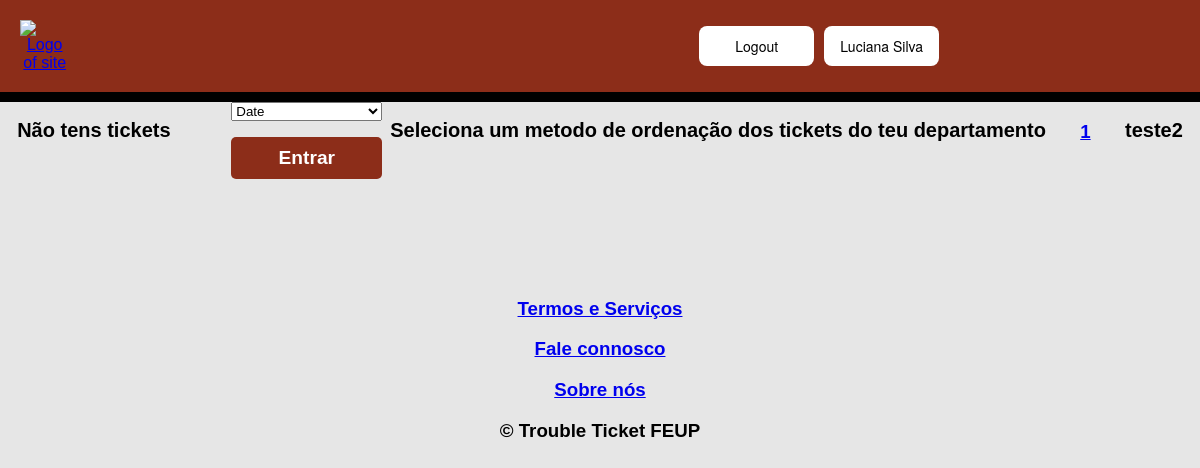
The page /pages/ticketsee.php (signed in) on the database as committed earlier.
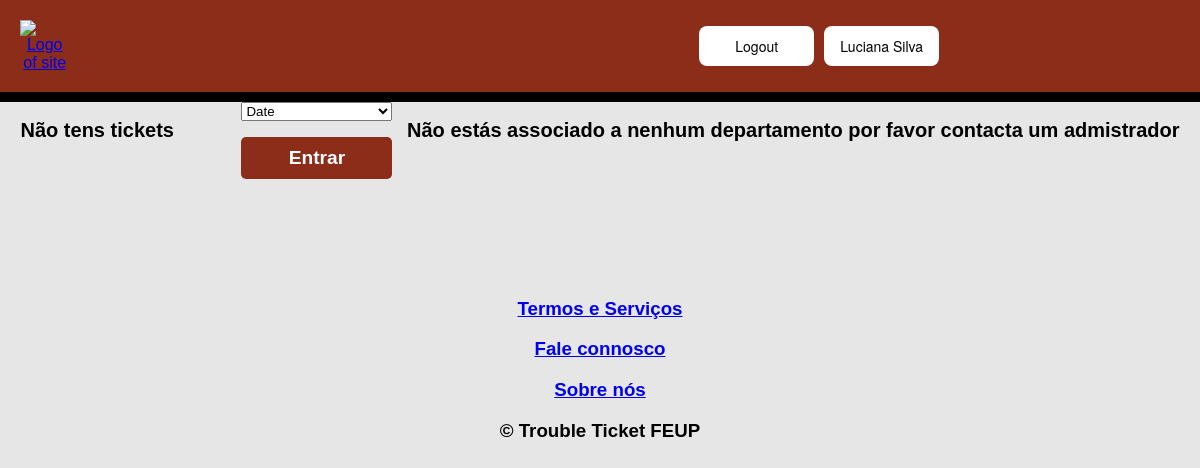
The same page on the database as committed later.
### tables this page shows
CREATE TABLE ticket(
	ticket_id INTEGER PRIMARY KEY,
	id INTEGER,
	department_id INTEGER, 
	status_id INTEGER,
	tittle TEXT NOT NULL,
	description TEXT NOT NULL,
	initial_date DATE NOT NULL,
	hashtag_id INTEGER DEFAULT 1,
	agent_id INTEGER DEFAULT -1,
	FOREIGN KEY(id) REFERENCES user(id),
	FOREIGN KEY(department_id) REFERENCES department(department_id),
	FOREIGN KEY(status_id) REFERENCES status(status_id)
	--- CONSTRAINT ticket_pk PRIMARY KEY(ticket_id)
);

### pages/ticketsee.php (called while the page is built, shortened)
<?php
require_once(dirname(__DIR__).'/templates/common.php');
require_once(dirname(__DIR__).'/classes/session.class.php');
require_once(dirname(__DIR__).'/classes/ticket.class.php');
require_once(dirname(__DIR__).'/classes/department.class.php');
require_once(dirname(__DIR__).'/templates/tickets.tpl.php');
$session = new Session();
drawHeader($session);
drawmyTickets($_SESSION['id']);
drawDepartmentTickets($_SESSION['id']);
drawFooter();
?>

### classes/session.class.php (called while the page is built, shortened)
<?php
  class Session {
    public function isLoggedIn() : bool {
      return isset($_SESSION['id']);
    }
  }
?>

### classes/ticket.class.php (called while the page is built, shortened)
<?php
  require_once('user.class.php');
  require_once('session.class.php');
  class Ticket {
    public function __construct(int $ticket_id, int $id,  int $department_id, int $status_id, string $tittle, string $description, string $initial_date,int $hashtag_id, int $agent_id) {
        $this->ticket_id = $ticket_id;
        $this->description = $description;
      }
    static function getmyTickets(PDO $db, int $id) : ?array{
      $stmt = $db->prepare('SELECT ticket_id,id,department_id,status_id,tittle,description,initial_date,hashtag_id,agent_id FROM ticket where id = ?');
      $stmt->execute(array($id));
      if($tickets == null) {
        return null;
      }
      else {
      return $tickets;}
    }
}
  ?>

### classes/user.class.php (called while the page is built, shortened)
<?php
  class User {
    public function __construct(int $id, int $role, string $username, string $name, string $email) {
      $this->role = $role;
    }
    static function getUser(PDO $db, int $id) : ?User {
      $stmt = $db->prepare('SELECT id,role,username,name,email,password FROM user WHERE id = ?');
      $stmt->execute(array(intval($id)));
      $user = $stmt->fetch();
      if($user){
      return new User(
          $user['id'],
          $user['role'],
          $user['username'],
          $user['name'],
          $user['email']
      );}
      else return null;
    }
}
?>

### classes/department.class.php (called while the page is built, shortened)
<?php
  require_once('ticket.class.php');
  require_once('session.class.php');
  class Department {
    static public function getTicketsDepartment(PDO $db , int $id, int $integer) : ?array{
      if($integer == 0){
      $stmt = $db ->prepare('SELECT DISTINCT ticket.ticket_id,ticket.id,ticket.department_id,ticket.status_id,ticket.tittle,ticket.description,ticket.initial_date,ticket.hashtag_id,ticket.agent_id FROM agent,department,ticket where ticket.department_id = department.department_id and agent.department_id = department.department_id and agent.id = ? ORDER BY ticket.initial_date');}
      $stmt->execute(array($id));
        while($ticket = $stmt->fetch()){
          $tickets[] = new Ticket(
            $ticket['ticket_id'],
            $ticket['id'],
            $ticket['department_id'],
            $ticket['status_id'],
            $ticket['tittle'],
            $ticket['description'],
            $ticket['initial_date'],
            $ticket['hashtag_id'],
            $ticket['agent_id']
          );
        }
        return $tickets;
    }
  }

### templates/tickets.tpl.php (the view, shortened to what this page needs)
<?php
require_once(dirname(__DIR__).'/database/connection.db.php');
require_once(dirname(__DIR__).'/classes/ticket.class.php');
require_once(dirname(__DIR__).'/classes/user.class.php');
require_once(dirname(__DIR__).'/classes/session.class.php');
require_once(dirname(__DIR__).'/classes/hashtag.class.php');
require_once(dirname(__DIR__).'/classes/ticket.class.php');
require_once(dirname(__DIR__).'/classes/department.class.php');
        ?> <h2><?= $ticket->ticket_id, $ticket->id, $ticket->tittle, $ticket->initial_date, $ticket->agent_id?></h2> <?php
function drawmyTickets(int $id){
    $db = getDatabaseConnection();
    $tickets = Ticket::getmyTickets($db,$id);
    if($tickets) {
    ?>
        <div id="myTickets">
        <?php foreach($tickets as $ticket){ ?>
            <div class="ticketContainer">
                <h3 class="loginItem"><a href="../pages/ticketseeonly.php?ticket_id=<?=$ticket->ticket_id?>" ><?= $ticket->ticket_id ?></a></h3>
                <h2><?= $ticket->description?></h2>
            </div>
        <?php } ?>
        </div>
        <?php
}
else {
    ?> <h2>Não tens tickets</h2> <?php
}
}
function drawDepartmentTickets(int $id) {
    $db = getDatabaseConnection();
    $user = User::getUser($db,$_SESSION['id']);
    if($user->role != 2) {
    ?>
    <div class="department-tickets">
    <form action="../actions/orderTickets.action.php" method="POST">
    <select name ="order" id="order">
        <option value="0">Date</option>
    </select>
    <input id="button" type="submit" value="Entrar">
    </form>
    </div>
    <?php
    } ?>
    <?php
    $tickets = Department::getTicketsDepartment($db,$id,$_SESSION['order']);
    if($tickets) {
        ?> <h2>Seleciona um metodo de ordenação dos tickets do teu departamento</h2> <?php
    foreach($tickets as $ticket){
        ?> <h3 class="loginItem"><a href="../pages/ticketseeonly.php?ticket_id=<?=$ticket->ticket_id?>" ><?= $ticket->ticket_id ?></a></h3> <?php
        ?> <h2><?= $ticket->description?></h2> <?php
    }
    ?></div><?php
}
    else {
        ?> <h2>Não estás associado a nenhum departamento por favor contacta um admistrador</h2> <?php
    }
}
    ?>

### templates/common.php (shortened to what this page needs)
<?php
    function drawHeader(Session $session) { ?>
        <!DOCTYPE html>
        <html lang="PT-pt">
            <head>
                <link rel="stylesheet" href="../css/header_style.css">
                <link rel="stylesheet" href="../css/login_style.css">
                <link rel="stylesheet" href="../css/ticket_style.css">
                <link rel="stylesheet" href="../css/banner.css">
                <link rel="stylesheet" href="../css/faqAccordion.css">
                <link rel="stylesheet" href="../css/tickets_index.css">
                <link rel="stylesheet" href="../css/register_style.css">
                <link rel="stylesheet" href="../css/profile_style.css">
            </head>
            <body>
                <header>
                        <a href="../pages/index.php">
                            <img src="https://dec.fe.up.pt/wp-content/uploads/2021/03/logo-feup-white.png" alt="Logo of site">
                        </a>
                        <?php
                            if ($session->isLoggedIn())
                            drawLoginUser($session->getId(), $session->getName());
                            else drawDefaultUser();
                        ?>
                </header>
            </body>
            <main>
            <?php
        }
        function drawLoginUser(int $id, string $name) { ?>
            <div id="login">
                <button>
                    <a href="../actions/logout.action.php">Logout</a>
                </button>
                <button>
                    <a href="../pages/profile.php?id=<?=$id?>"><?=$name?></a>
                </button>
            </div>
        <?php
        }
        function drawDefaultUser() { ?>
<?php }
function drawFooter() { ?>
    </main>
        <footer>
            <nav>
                <h3><a href="../pages/index.php">Termos e Serviços</a></h3>
                <h3><a href="../pages/index.php">Fale connosco</a></h3>
                <h3><a href="../pages/index.php">Sobre nós</a></h3>
            </nav>
            <h3>&#169; Trouble Ticket FEUP</h3>
        </footer>
    </body>
</html> <?php
}
?>

### css/header_style.css (style rules this page uses)
body { text-align: center; font-family: Arial, Helvetica, sans-serif; font-size: 20px; margin: 0; padding: 0; background-color: #f7f7f7; }
header { display: flex; flex-direction: row; justify-content: space-between; align-items: center; padding: 20px; background-color: #8C2D19; border-bottom: 10px solid black; color: #fff; }
header > a > img { width: 35%; height: 35%; margin-right: 50%; }
#login { display: grid; grid-template-columns: repeat(3, 1fr); grid-gap: 10px; color: #fff; text-decoration: none; color: #fff; transition: color 0.3s ease; margin-right: 10%; }
#login > button > a { text-decoration: none; color: black; transition: color 0.3s ease; }
#login > button { background-color: white; white-space: nowrap; display: inline-block; border-radius: 8px; border-style: none; box-sizing: border-box; color: #FFFFFF; cursor: pointer; display: inline-block; font-family: "Haas Grot Text R Web", "Helvetica Neue", Helvetica, Arial, sans-serif; font-size: 14px; font-weight: 500; height: 40px; line-height: 20px; list-style: none; margin: 0; outline: none; padding: 10px 16px; position: relative; text-align: center; text-decoration: none; transition: color 100ms; vertical-align: baseline; user-select: none; -webkit-user-select: none; touch-action: manipulation; }
form { display: flex; flex-direction: column; align-items: center; width: 100%; max-width: 400px; padding: 2rem; border: 1px solid #ddd; border-radius: 5px; background-color: #fff; }
#button { display: block; width: 50%; padding: 0.5rem; margin-top: 1rem; font-size: 1.2rem; font-weight: bold; color: #fff; background-color: #333; border: none; border-radius: 3px; cursor: pointer; }
#button { display: block; width: 100%; padding: 0.5rem; margin-top: 1rem; font-size: 1.2rem; font-weight: bold; color: #fff; background-color: #333; border: none; border-radius: 3px; cursor: pointer; }
#button { background-color: #555; border: none; border-radius: 4px; cursor: pointer; }
main { display: flex; justify-content: space-around; }

### css/login_style.css (style rules this page uses)
:root { --mainHeaderColor: #8C2D19; --boxShadow: 0px 0px 5px 0px rgba(140, 45, 25, 0.5); --backgroundColor: #e6e6e6; --whiteColor: #FFF; --blackColor: #000; --focusBorderColor: #8C2D19; --submitHoverColor: #D24016; }

### css/ticket_style.css (style rules this page uses)
:root { --mainHeaderColor: #8C2D19; --backgroundColor: #e6e6e6; --whiteColor: #FFF; --blackColor: #000; --focusBorderColor: rgba(140, 45, 25, 0.5); --linkColor: blue; --linkHoverColor: darkblue; --inputBorderColor: #CCC; --submitHoverColor: #D24016; --seeTicketShadow: 0 2px 4px rgba(87, 1, 1, 0.507); --border: 1px solid #ccc; --grayColor: lightgray; }
.department-tickets { display: flex; flex-direction: column; align-items: center; }
.department-tickets #button { background-color: var(--mainHeaderColor); color: var(--whiteColor); border: none; padding: 10px; border-radius: 5px; cursor: pointer; }

### css/tickets_index.css (style rules this page uses)
body { text-align: center; font-family: Arial, Helvetica, sans-serif; font-size: 20px; margin: 0; padding: 0; background-color: #f7f7f7; }
header { display: flex; flex-direction: row; justify-content: space-between; align-items: center; padding: 20px; background-color: #8C2D19; border-bottom: 10px solid black; color: #fff; }
header > a > img { width: 35%; height: 35%; margin-right: 50%; }

### css/register_style.css (style rules this page uses)
:root { --mainHeaderColor: #8C2D19; --backgroundColor: #e6e6e6; --whiteColor: #FFF; --focusBorderColor: rgba(140, 45, 25, 0.5); --submitHoverColor: #D24016; --border: 1px solid #ccc; --errorColor: red; --successColor: green; --blackColor: black; }

### css/profile_style.css (style rules this page uses)
:root { --principalColor: #8c2d19; --backgroundColor: #e6e6e6; --whiteColor: #fff; --submitHoverColor: #d24016; --seeProfileShadow: 0 2px 4px #8c2d19; --border: 1px solid #ccc; --boxShadowForm: 0px 0px 10px rgba(0, 0, 0, 0.3); }
body { font-family: Arial, sans-serif; font-size: 16px; background-color: var(--backgroundColor); }
h2 { font-size: 20px; font-weight: bold; }
form { padding: 0; border: none; background-color: var(--backgroundColor); margin-left: 35%; margin-bottom: 100px; }

Rows that differ between the two databases and show on the page:
removed ticket: ticket_id "1", description "teste2"
Other text that changed with them:
text no longer shown: "Seleciona um metodo de ordenação dos tickets do teu departamento"
text now shown: "Não estás associado a nenhum departamento por favor contacta um admistrador"
